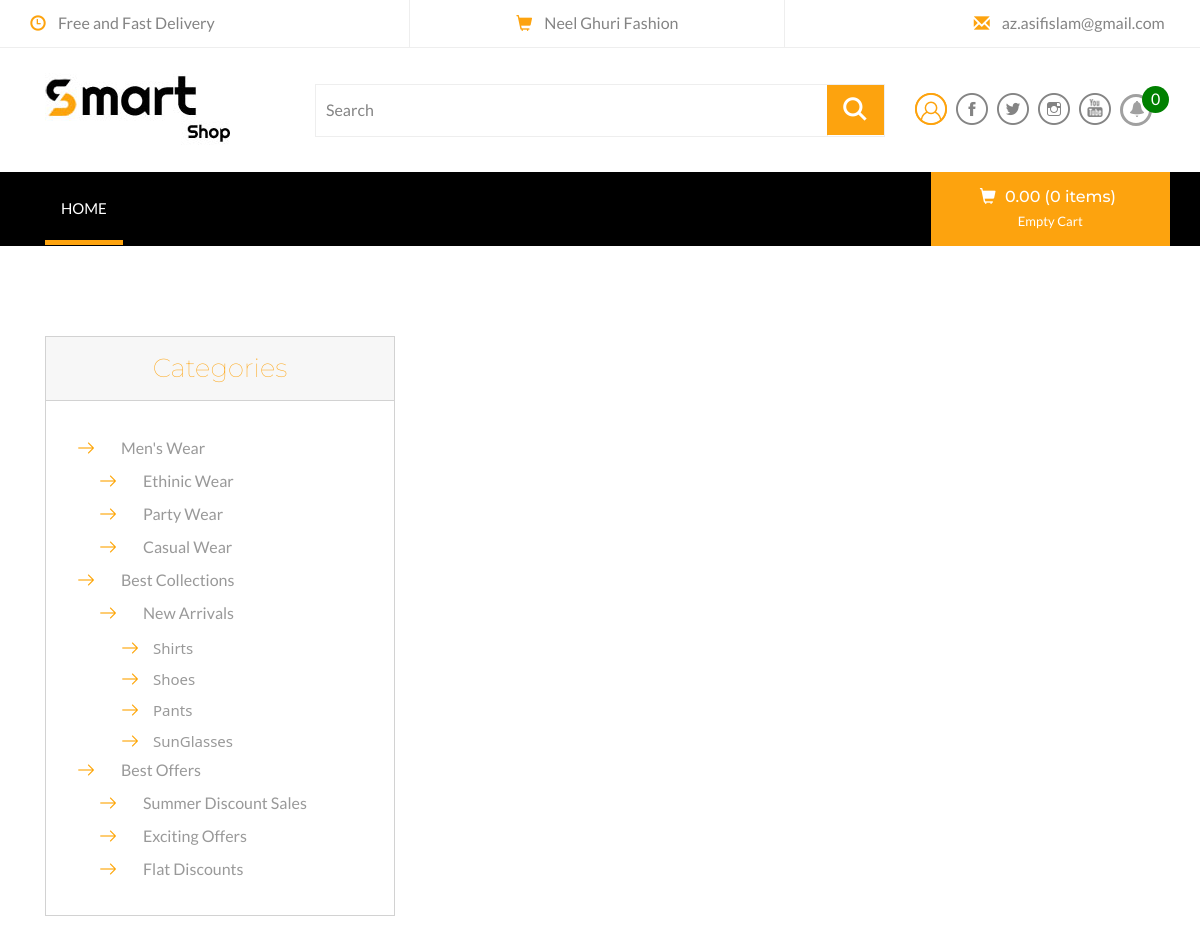
/ (upper part), run on an earlier commit of the app's database.
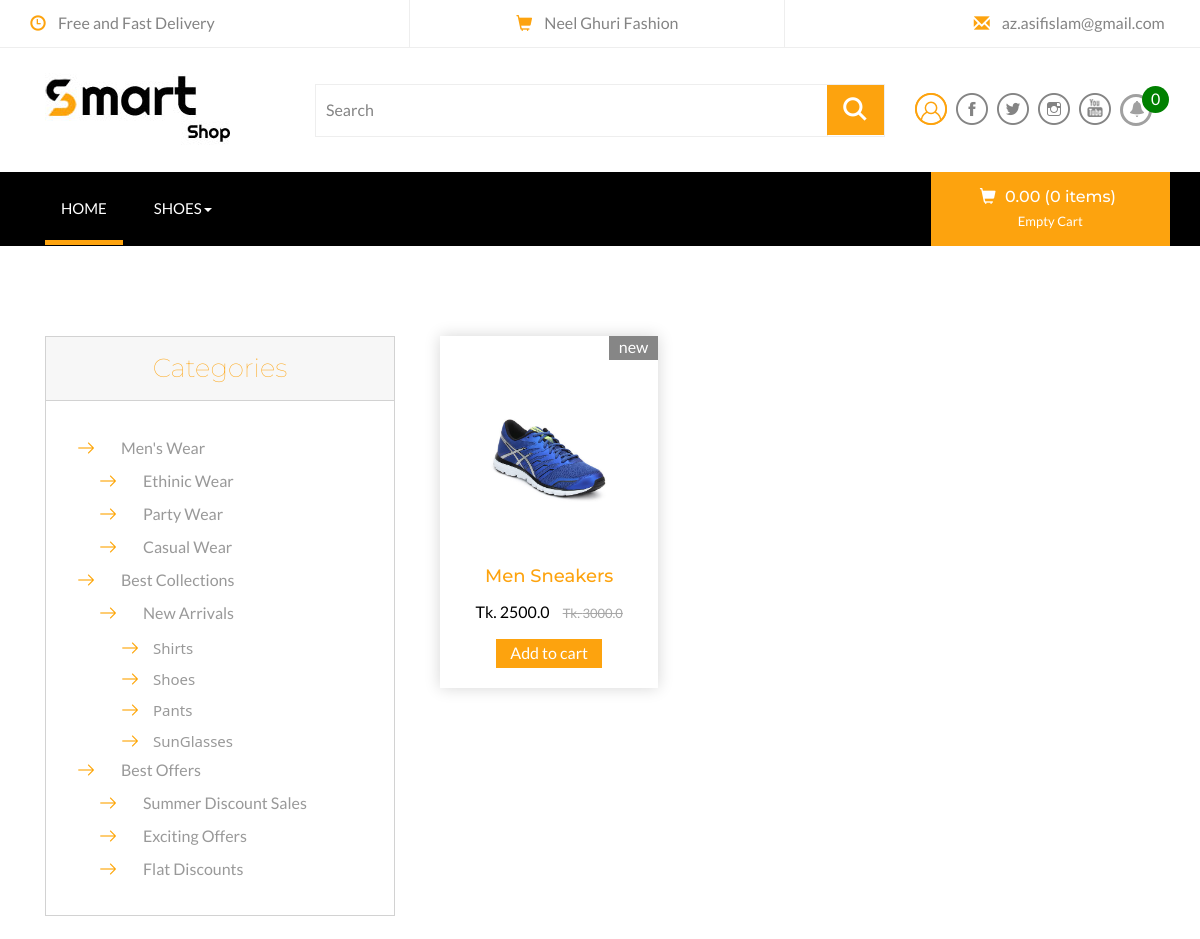
And on a later commit of the database.
### store/models.py (models this page shows, shortened)
class Category(models.Model):
    name=models.CharField(max_length=50,blank=False,null=False)
    image = models.ImageField(upload_to='category',blank=True,null=True)
    parent=models.ForeignKey("self",related_name="children", on_delete=models.CASCADE,max_length=50,blank=True,null=True)
    createddate=models.DateField(auto_now_add=True)
    class Meta:
        ordering=['-createddate']
        verbose_name_plural="Categories"

class Product(models.Model):
    name = models.CharField(max_length=250,blank=False,null=False)
    category=models.ForeignKey(Category, related_name="category", on_delete=models.CASCADE)
    preview_desc = models.CharField(max_length=255,verbose_name="Sort decription")
    description = models.TextField(max_length=1000,verbose_name="Decription")
    images=models.ImageField(upload_to='products', blank=False,null=False)
    price = models.FloatField()
    old_price=models.FloatField(default=0.00,blank=True,null=True)
    is_stock=models.BooleanField(default=True)
    slug=models.SlugField(unique=True)
    createdate=models.DateTimeField(auto_now_add=True)
    class Meta:
        ordering=['-createdate']
    def get_product_url(self):
        return reverse('store:product-details', kwargs={'slug':self.slug})

### store/views.py (the view, shortened to what this page needs)
# urls.py: path('',views.ProductsList.as_view(),name='index'),
class ProductsList(TemplateView):
    def get(self,request,*args, **kwargs):
        products=Product.objects.all().order_by('-id')
        banners=Banner.objects.filter(is_active=True).order_by('-id')[0:3]
        context={'products':products,'banners':banners}
        return render(request,'frontend/index.html',context);

### notification/templatetags/notificationtags.py (called while the page is built)
@register.filter
def Notification(user):
    if user.is_authenticated:
        user_obj=UserObject.objects.get(user=user)
        notification=Notifications.objects.filter(userobj=user_obj,is_read=False).order_by('-id')
        if notification.exists():
            return notification
        else:
            return None
    else:
        return None

@register.filter
def CountNotification(user):
    if user.is_authenticated:
        user_obj=UserObject.objects.get(user=user)
        notification=Notifications.objects.filter(userobj=user_obj,is_read=False)
        if notification.exists():
            return notification.count()
        else:
            return 0
    else:
        return 0

### store/templatetags/category.py (called while the page is built)
@register.filter
def category(user):
        cat=Category.objects.filter(parent=None)
        return cat

### store/templatetags/companyInfo.py (called while the page is built)
@register.filter
def companyLogo(request):
    if request:
        company=OurProjectInfo.objects.filter(is_active=True).order_by('-id').first()
        return company.company_logo.url

@register.filter
def companyName(request):
    if request:
        company=OurProjectInfo.objects.filter(is_active=True).order_by('-id').first()
        return company.company_name

### templates/frontend/index.html (shortened to what this page needs)
{% extends 'base.html' %}
{% load companyInfo %}
{% block main_cotents %}
<div class="men-wear">
	<div class="container">
		<div class="col-md-4 products-left">
			<div class="css-treeview">
				<h4>Categories</h4>
				<ul class="tree-list-pad">
					<li><input type="checkbox" checked="checked" id="item-0" /><label for="item-0">Men's Wear</label>
						<ul>
							<li><input type="checkbox" id="item-0-0" /><label for="item-0-0">Ethinic Wear</label>
							</li>
							<li><input type="checkbox"  id="item-0-1" /><label for="item-0-1">Party Wear</label>
							</li>
							<li><input type="checkbox"  id="item-0-2" /><label for="item-0-2">Casual Wear</label>
							</li>
						</ul>
					</li>
					<li><input type="checkbox" id="item-1" checked="checked" /><label for="item-1">Best Collections</label>
						<ul>
							<li><input type="checkbox" checked="checked" id="item-1-0" /><label for="item-1-0">New Arrivals</label>
								<ul>
									<li><a href="mens.html">Shirts</a></li>
									<li><a href="mens.html">Shoes</a></li>
									<li><a href="mens.html">Pants</a></li>
									<li><a href="mens.html">SunGlasses</a></li>
								</ul>
							</li>
						</ul>
					</li>
					<li><input type="checkbox" checked="checked" id="item-2" /><label for="item-2">Best Offers</label>
						<ul>
							<li><input type="checkbox"  id="item-2-0" /><label for="item-2-0">Summer Discount Sales</label>
							</li>
							<li><input type="checkbox" id="item-2-1" /><label for="item-2-1">Exciting Offers</label>
							</li>
							<li><input type="checkbox" id="item-2-2" /><label for="item-2-2">Flat Discounts</label>
							</li>
						</ul>
					</li>
				</ul>
			</div>
		</div>
		<div class="col-md-8 products-right" style="margin-top: -30px;">
			{% for product in products %}
			<div class="col-md-4 product-men yes-marg">
				<div class="men-pro-item simpleCart_shelfItem">
					<div class="men-thumb-item">
						<img src="{{product.images.url}}" alt="" class="pro-image-front">
							<span class="product-new-top">New</span>
					</div>
					<div class="item-info-product ">
							{% if product.name|length < 15 %}
								<h4><a href="{{product.get_product_url}}">{{product.name}}</a></h4>
							{% else %}
							<h4 ><a href="{{product.get_product_url}}">{{product.name|truncatechars:15}}</a></h4>
							{% endif %}
						<div class="info-product-price" >
							<span class="item_price" style="font-size:16px">Tk. {{product.price}}</span>
							{% if product.old_price %}
							<del style="font-size:13px">Tk. {{product.old_price}}</del>
							{% endif %}
						</div>
						<a href="#" class="item_add single-item hvr-outline-out button2">Add to cart</a>
					</div>
				</div>
			</div>
			{% endfor %}
			<div class="clearfix"></div>
		</div>
		<div class="clearfix"></div>
	</div>
</div>
{% endblock %}

### templates/base.html (shortened to what the changed rows need)
<!DOCTYPE html>
<html>
<head>
{% load category %}
{% load cart_product %}
{% load companyInfo %}
{% load notificationtags %}
{% load static %}
<link href="{% static 'assets/css/bootstrap.css' %}" rel="stylesheet" type="text/css" media="all" />
<link rel="stylesheet" href="{% static 'assets/css/flexslider.css' %}" type="text/css" media="screen" />
<link href="{% static 'assets/css/style.css' %}" rel="stylesheet" type="text/css" media="all" />
<link href="{% static '/css/pignose.layerslider.css' %}" rel="stylesheet" type="text/css' %}" media="all" />
</head>
<body>
<div class="header-bot">
	<div class="container">
		<div class="col-md-3 header-left">
			<h1>
				<a href="{% url 'store:index' %}"><img src="{{ request|companyLogo  }}"></a>
			</h1>
		</div>
	</div>
</div>
<div class="ban-top">
	<div class="container">
		<div class="top_nav_left">
			<nav class="navbar navbar-default">
			  <div class="container-fluid">
				<div class="collapse navbar-collapse menu--shylock" id="bs-example-navbar-collapse-1">
				  <ul class="nav navbar-nav menu__list">
					{% for cat in request.user|category %}
						{% if not cat.children.all %}
					<li class=" menu__item"><a class="menu__link" href="electronics.html">{{cat.name}}</a></li>
					{% else %}
					<li class="dropdown menu__item">
						<a href="#" class="dropdown-toggle menu__link" data-toggle="dropdown" role="button" aria-haspopup="true" aria-expanded="false">{{cat.name}}<span class="caret"></span></a>
					</li>
					{% endif%}
					{% endfor %}
				  </ul>
				</div>
			  </div>
			</nav>
		</div>
	</div>
</div>
{% block main_cotents %} {% endblock main_cotents %}
</body>
</html>

What changed in the data, as far as the page shows it:
added Category: name "SHOES"
added Product: images (picture), name "Men Sneakers", price "2500.0", old_price "3000.0"
